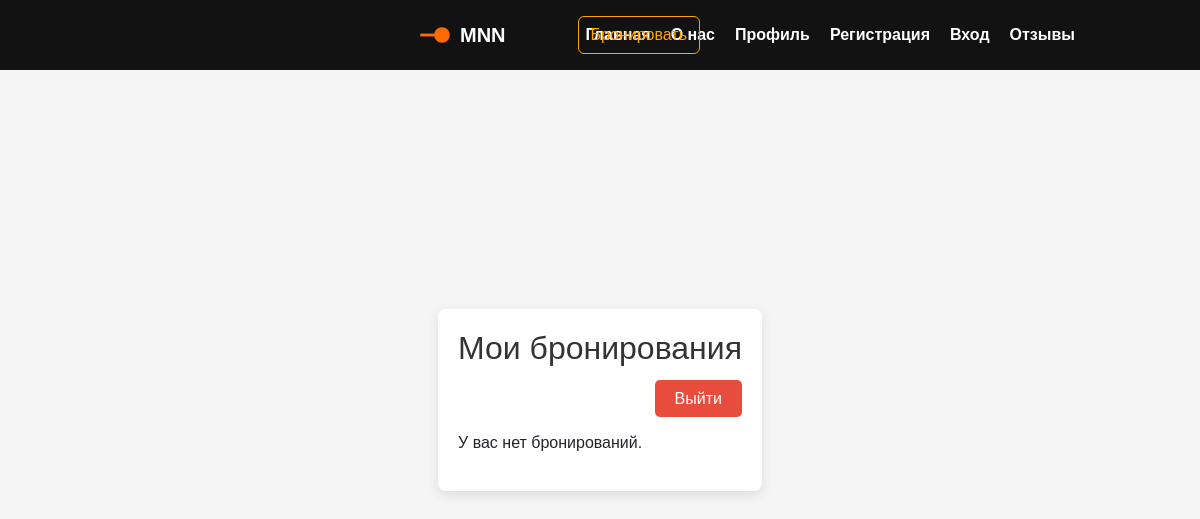
The app's page /born/profile/ (signed in), older data.
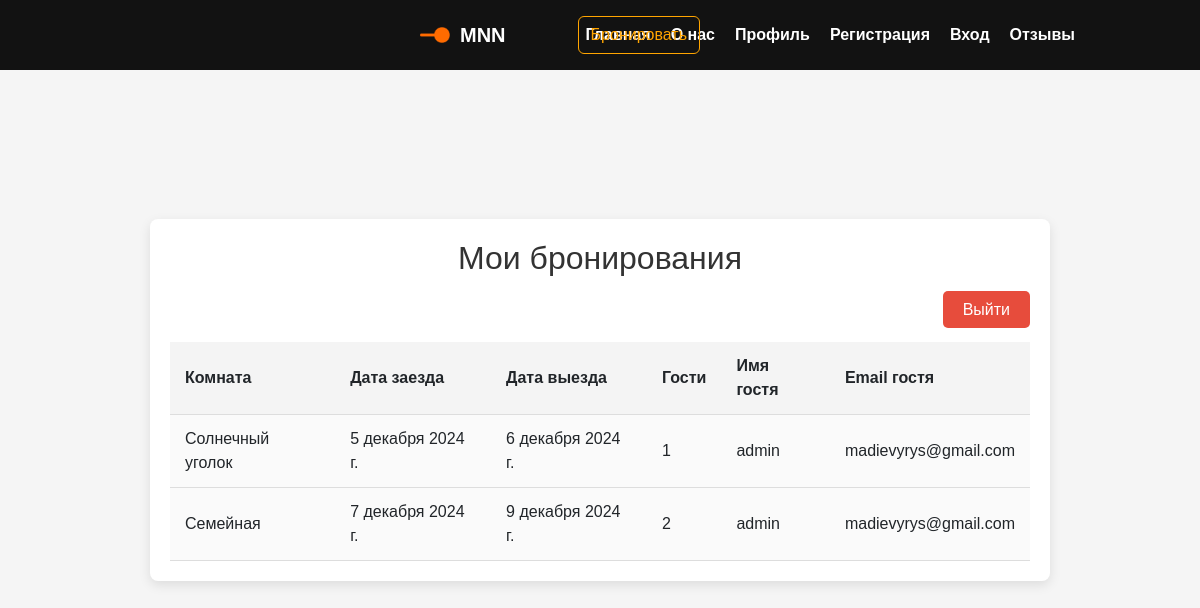
The same page, newer data.
### born/models.py (models this page shows, shortened)
class Booking(models.Model):
    room = models.ForeignKey(Room, on_delete=models.CASCADE)
    user = models.ForeignKey(User, on_delete=models.CASCADE)
    check_in = models.DateField()
    check_out = models.DateField()
    guests = models.IntegerField()
    guest_name = models.CharField(max_length=255, default='Default Name')
    guest_email = models.EmailField(default='default@example.com')
    additional_services = models.ManyToManyField(AdditionalService, blank=True)

class Room(models.Model):
    ROOM_TYPES = [
        ('single', 'Одноместный'),
        ('double', 'Двухместный'),
        ('suite', 'Люкс'),
    ]
    title = models.CharField('Название комнаты', max_length=50)
    detail = models.TextField('Описание', max_length=500)
    room_type = models.CharField('Тип комнаты', max_length=20, choices=ROOM_TYPES)
    price_per_night = models.DecimalField('Цена за ночь', max_digits=10, decimal_places=2)
    availability_status = models.BooleanField('Доступна для бронирования', default=True)  # оставляем только это поле
    date_added = models.DateTimeField('Дата добавления', auto_now_add=True)
    image = models.ImageField('Фото комнаты', upload_to='img/', blank=True, null=True)
    class Meta:
        verbose_name = 'Комната'
        verbose_name_plural = 'Комнаты'

### born/views.py (the view)
# urls.py: path('profile/', views.profile_view, name='profile'),  # Путь для профиля
def profile_view(request):
    bookings = Booking.objects.filter(user=request.user)
    return render(request, 'main/profile.html', {'bookings': bookings})

### main/templates/main/profile.html
{% extends 'main/layout.html' %}
{% load static %}
{% block content %}
    <div class="profile-container">
        <h1>Мои бронирования</h1>
        <div class="profile-logout-link">
            <a href="{% url 'logout' %}" class="profile-btn profile-btn-logout">Выйти</a>
        </div>
        {% if bookings %}
            <div class="profile-bookings-table">
                <table class="profile-table">
                    <thead>
                        <tr>
                            <th>Комната</th>
                            <th>Дата заезда</th>
                            <th>Дата выезда</th>
                            <th>Гости</th>
                            <th>Имя гостя</th>
                            <th>Email гостя</th>
                        </tr>
                    </thead>
                    <tbody>
                        {% for booking in bookings %}
                            <tr class="profile-table-row">
                                <td>{{ booking.room.title }}</td>
                                <td>{{ booking.check_in }}</td>
                                <td>{{ booking.check_out }}</td>
                                <td>{{ booking.guests }}</td>
                                <td>{{ booking.user.username }}</td>
                                <td>{{ booking.user.email }}</td>
                            </tr>
                        {% endfor %}
                    </tbody>
                </table>
            </div>
        {% else %}
            <p>У вас нет бронирований.</p>
        {% endif %}
    </div>
{% endblock %}

Row changes from the older to the newer data that the page shows:
added Booking: room "Солнечный уголок", check_in "5 декабря 2024 г.", check_out "6 декабря 2024 г.", guests "1", user.username "admin", user.email "madievyrys@gmail.com"
added Booking: room "Семейная", check_in "7 декабря 2024 г.", check_out "9 декабря 2024 г.", guests "2", user.username "admin", user.email "madievyrys@gmail.com"
Text that changed along with them:
text no longer shown: "У вас нет бронирований."
text now shown: "Комната Дата заезда Дата выезда Гости Имя гостя Email гостя"
